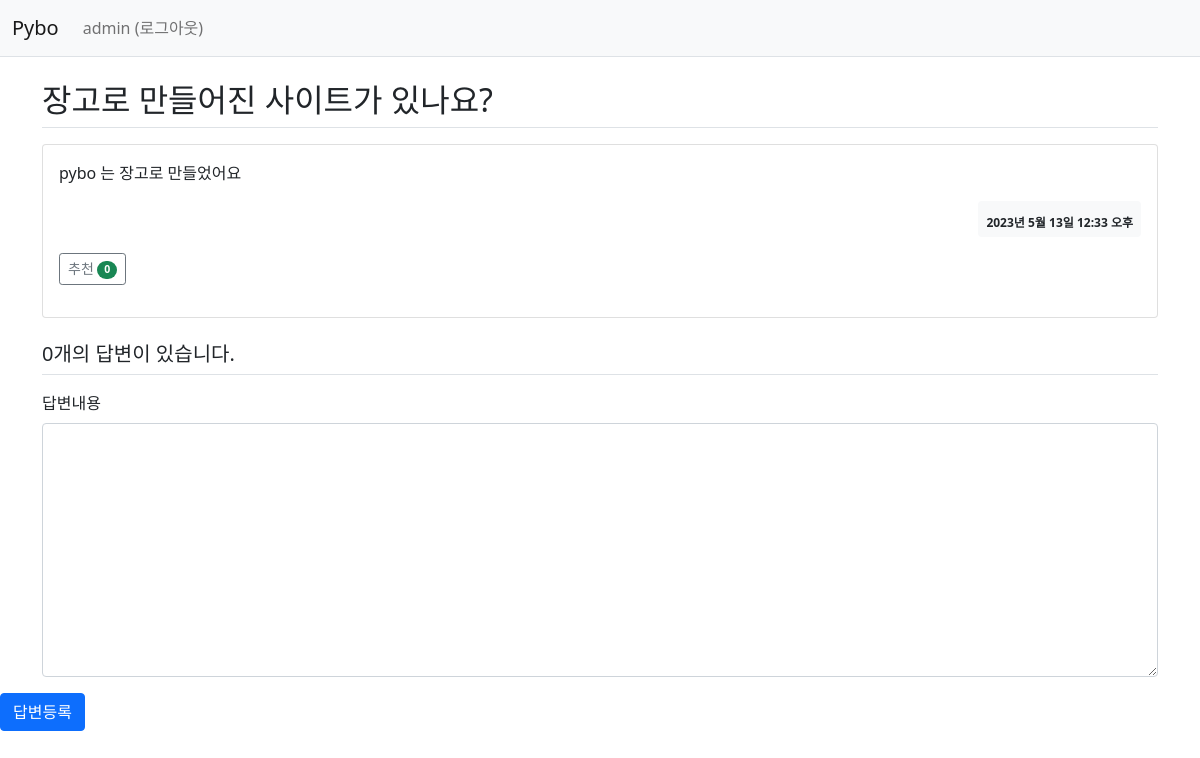
Before: /pybo/answer/create/3/ (signed in) with the older database file.
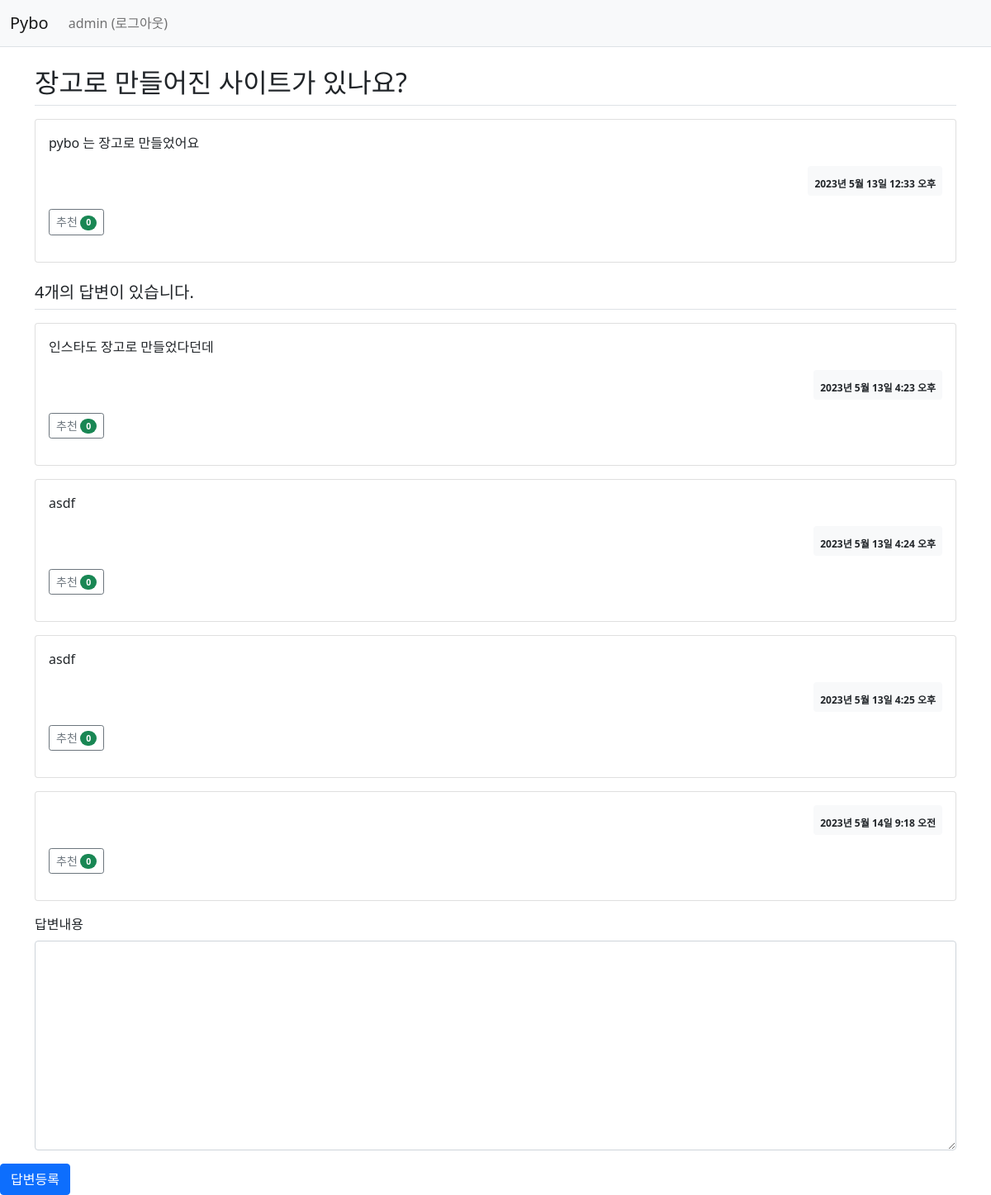
After: the same page with the newer database file.
### pybo/models.py (models this page shows, shortened)
class Question(models.Model):
    author = models.ForeignKey(
        User, on_delete=models.CASCADE, related_name="author_question"
    )
    subject = models.CharField(max_length=200)
    content = models.TextField()
    create_date = models.DateTimeField()
    modify_date = models.DateTimeField(null=True, blank=True)
    voter = models.ManyToManyField(User, related_name="voter_question")

class Answer(models.Model):
    author = models.ForeignKey(
        User, on_delete=models.CASCADE, related_name="author_answer"
    )
    question = models.ForeignKey(Question, on_delete=models.CASCADE)
    content = models.TextField()
    create_date = models.DateTimeField()
    modify_date = models.DateTimeField(null=True, blank=True)
    voter = models.ManyToManyField(User, related_name="voter_answer")

### pybo/views/answer_views.py (the view)
@login_required(login_url="common:login")
def answer_create(request, question_id):
    question = get_object_or_404(Question, pk=question_id)
    if request.method == "POST":
        form = AnswerForm(request.POST)
        if form.is_valid():
            answer = form.save(commit=False)
            answer.author = request.user
            answer.create_date = timezone.now()
            answer.question = question
            answer.save()
            return redirect('{}#answer_{}'.format(
                resolve_url('pybo:detail', question_id=question.id), answer.id))
    else:
        form = AnswerForm()
    context = {"question": question, "form": form}
    return render(
        request=request, template_name="pybo/question_detail.html", context=context
    )

### pybo/forms.py
class AnswerForm(forms.ModelForm):
    class Meta:
        model = Answer
        fields = ['content']
        labels = {
            'content':'답변내용',
        }

### pybo/templatetags/pybo_filter.py (called while the page is built)
@register.filter
def mark(value):
    extensions = ["nl2br", "fenced_code"]
    return mark_safe(markdown.markdown(value, extensions=extensions))

### templates/pybo/question_detail.html (shortened to what this page needs)
{% extends 'base.html' %}
{% load pybo_filter %}
{% block content %}
<div class="container my-3">
    <h2 class="border-bottom py-2">{{ question.subject }}</h2>
    <div class="card my-3">
        <div class="card-body">
            <div class="card-text">{{ question.content|mark }}</div>
            <div class="d-flex justify-content-end">
                <div class="badge bg-light text-dark p-2 text-start">
                    <div>{{ question.create_date }}</div>
                </div>
            </div>
            <div class="my-3">
                <a href="javascript:void(0)" data-uri="{% url 'pybo:question_vote' question.id  %}"
                    class="recommend btn btn-sm btn-outline-secondary"> 추천
                    <span class="badge rounded-pill bg-success">{{question.voter.count}}</span>
                </a>
            </div>
        </div>
    </div>
    <h5 class="border-bottom my-3 py-2">{{question.answer_set.count}}개의 답변이 있습니다.</h5>
    {% for answer in question.answer_set.all %}
    <div class="card my-3">
        <div class="card-body">
            <div class="card-text">{{ answer.content|mark }}</div>
            <div class="d-flex justify-content-end">
                <div class="badge bg-light text-dark p-2 text-start">
                    <div>{{ answer.create_date }}</div>
                </div>
            </div>
            <div class="my-3">
                <a href="javascript:void(0)" data-uri="{% url 'pybo:answer_vote' answer.id  %}"
                    class="recommend btn btn-sm btn-outline-secondary"> 추천
                    <span class="badge rounded-pill bg-success">{{answer.voter.count}}</span>
                </a>
            </div>
        </div>
    </div>
    {% endfor %}
    <form action="{% url 'pybo:answer_create' question.id %}" method="post" class="my-3">
        <label for="content" class="form-label">답변내용</label>
        <textarea {% if not user.is_authenticated %}disabled {% endif %} name="content" id="content"
            class="form-control" rows="10"></textarea>
</div>
<input type="submit" value="답변등록" class="btn btn-primary">
{% endblock %}

Changed rows visible on the page:
computed for Question "장고로 만들어진 사이트가 있나요?": answer_set.count "0" → "4"
added Answer: content|mark "인스타도 장고로 만들었다던데", create_date "2023년 5월 13일 4:23 오후", voter.count "0"
added Answer: content|mark "asdf", create_date "2023년 5월 13일 4:24 오후", voter.count "0"
added Answer: content|mark "asdf", create_date "2023년 5월 13일 4:25 오후", voter.count "0"
added Answer: create_date "2023년 5월 14일 9:18 오전", voter.count "0"
